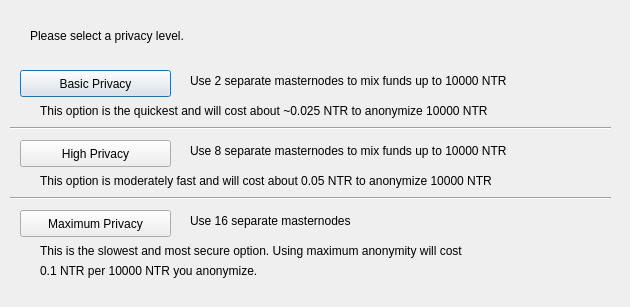
<?xml version="1.0" encoding="UTF-8"?>
<ui version="4.0">
 <class>ObfuscationConfig</class>
 <widget class="QDialog" name="ObfuscationConfig">
  <property name="geometry">
   <rect>
    <x>0</x>
    <y>0</y>
    <width>630</width>
    <height>307</height>
   </rect>
  </property>
  <property name="windowTitle">
   <string>Configure Obfuscation</string>
  </property>
  <widget class="QPushButton" name="buttonBasic">
   <property name="geometry">
    <rect>
     <x>20</x>
     <y>70</y>
     <width>151</width>
     <height>27</height>
    </rect>
   </property>
   <property name="text">
    <string>Basic Privacy</string>
   </property>
  </widget>
  <widget class="QPushButton" name="buttonHigh">
   <property name="geometry">
    <rect>
     <x>20</x>
     <y>140</y>
     <width>151</width>
     <height>27</height>
    </rect>
   </property>
   <property name="text">
    <string>High Privacy</string>
   </property>
  </widget>
  <widget class="QPushButton" name="buttonMax">
   <property name="geometry">
    <rect>
     <x>20</x>
     <y>210</y>
     <width>151</width>
     <height>27</height>
    </rect>
   </property>
   <property name="text">
    <string>Maximum Privacy</string>
   </property>
  </widget>
  <widget class="QLabel" name="label">
   <property name="geometry">
    <rect>
     <x>30</x>
     <y>20</y>
     <width>571</width>
     <height>31</height>
    </rect>
   </property>
   <property name="text">
    <string>Please select a privacy level.</string>
   </property>
  </widget>
  <widget class="QLabel" name="label_2">
   <property name="geometry">
    <rect>
     <x>190</x>
     <y>70</y>
     <width>421</width>
     <height>21</height>
    </rect>
   </property>
   <property name="text">
    <string>Use 2 separate masternodes to mix funds up to 10000 NTR</string>
   </property>
  </widget>
  <widget class="QLabel" name="label_3">
   <property name="geometry">
    <rect>
     <x>190</x>
     <y>140</y>
     <width>411</width>
     <height>21</height>
    </rect>
   </property>
   <property name="text">
    <string>Use 8 separate masternodes to mix funds up to 10000 NTR</string>
   </property>
  </widget>
  <widget class="QLabel" name="label_4">
   <property name="geometry">
    <rect>
     <x>190</x>
     <y>210</y>
     <width>421</width>
     <height>21</height>
    </rect>
   </property>
   <property name="text">
    <string>Use 16 separate masternodes</string>
   </property>
  </widget>
  <widget class="QLabel" name="label_6">
   <property name="geometry">
    <rect>
     <x>40</x>
     <y>100</y>
     <width>561</width>
     <height>21</height>
    </rect>
   </property>
   <property name="text">
    <string>This option is the quickest and will cost about ~0.025 NTR to anonymize 10000 NTR</string>
   </property>
  </widget>
  <widget class="QLabel" name="label_7">
   <property name="geometry">
    <rect>
     <x>40</x>
     <y>170</y>
     <width>561</width>
     <height>21</height>
    </rect>
   </property>
   <property name="text">
    <string>This option is moderately fast and will cost about 0.05 NTR to anonymize 10000 NTR</string>
   </property>
  </widget>
  <widget class="QLabel" name="label_8">
   <property name="geometry">
    <rect>
     <x>40</x>
     <y>240</y>
     <width>561</width>
     <height>21</height>
    </rect>
   </property>
   <property name="text">
    <string>This is the slowest and most secure option. Using maximum anonymity will cost</string>
   </property>
  </widget>
  <widget class="QLabel" name="label_9">
   <property name="geometry">
    <rect>
     <x>40</x>
     <y>260</y>
     <width>561</width>
     <height>21</height>
    </rect>
   </property>
   <property name="text">
    <string>0.1 NTR per 10000 NTR you anonymize.</string>
   </property>
  </widget>
  <widget class="Line" name="line">
   <property name="geometry">
    <rect>
     <x>10</x>
     <y>120</y>
     <width>601</width>
     <height>16</height>
    </rect>
   </property>
   <property name="orientation">
    <enum>Qt::Horizontal</enum>
   </property>
  </widget>
  <widget class="Line" name="line_2">
   <property name="geometry">
    <rect>
     <x>10</x>
     <y>190</y>
     <width>601</width>
     <height>16</height>
    </rect>
   </property>
   <property name="orientation">
    <enum>Qt::Horizontal</enum>
   </property>
  </widget>
 </widget>
 <resources/>
 <connections/>
</ui>
